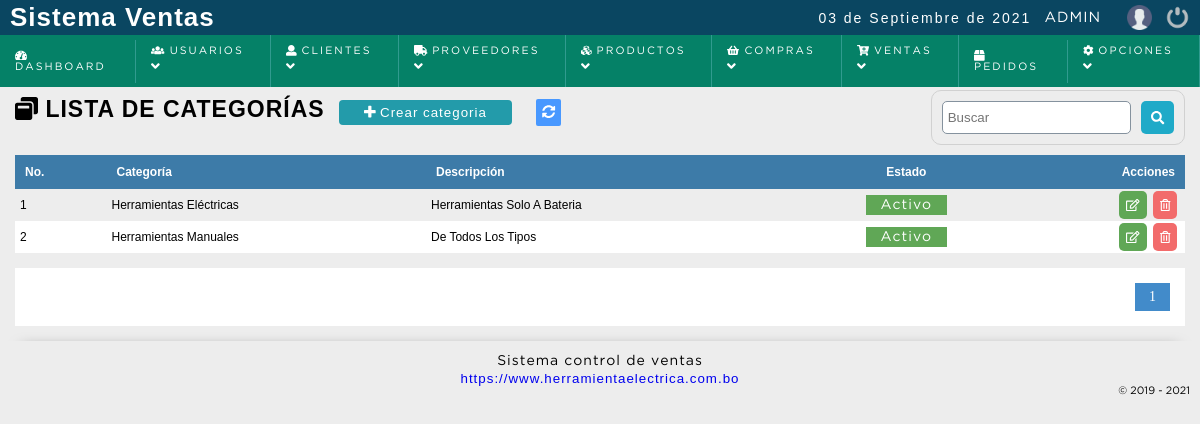
The page /sistema/categorias/categorias.php (signed in) on the database as committed earlier.
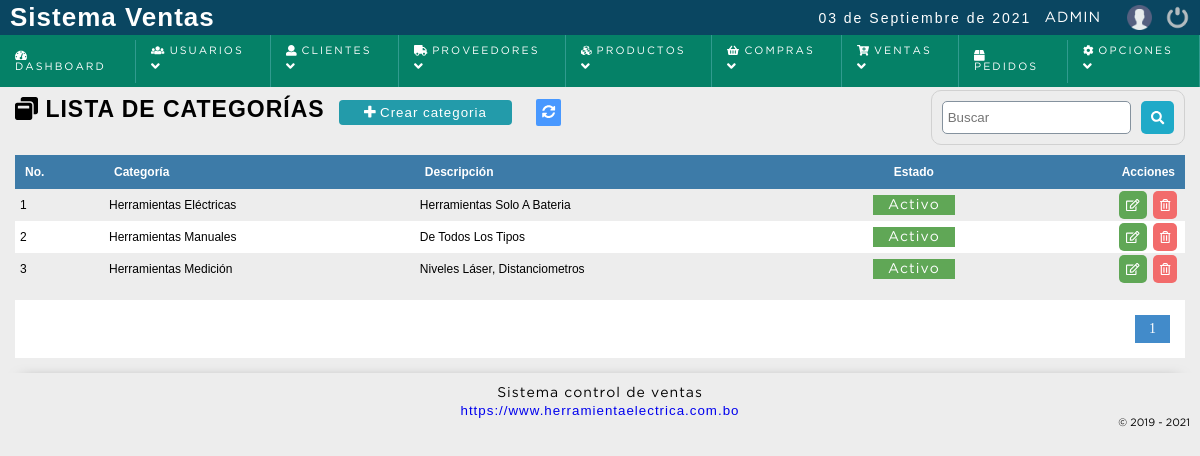
The same page on the database as committed later.
### tables this page shows
CREATE TABLE `categoria` (
  `idcategoria` bigint(20) NOT NULL,
  `categoria` varchar(100) NOT NULL,
  `descripcion` text NOT NULL,
  `subcategoria` bigint(20) NOT NULL DEFAULT 0,
  `parent_categoria` bigint(20) NOT NULL DEFAULT 0,
  `dateadd` datetime NOT NULL DEFAULT current_timestamp(),
  `usuarioid` bigint(20) NOT NULL,
  `estatus` int(11) NOT NULL DEFAULT 1
);

### sistema/includes/functions.php (called while the page is built, shortened)
<?php
	function decrypt($string, $key) {
	   $result = '';
	   $string = base64_decode($string);
	   for($i=0; $i<strlen($string); $i++) {
	      $char = substr($string, $i, 1);
	      $keychar = substr($key, ($i % strlen($key))-1, 1);
	      $char = chr(ord($char)-ord($keychar));
	      $result.=$char;
	   }
	   return $result;
	}
 ?>

### sistema/categorias/categorias.php (the view, shortened to what this page needs)
<?php
	include "../../conexion.php";
	$sql_registe = mysqli_query($conection,"SELECT COUNT(*) as total_registro FROM categoria WHERE estatus != 10 ");
	$result_register = mysqli_fetch_array($sql_registe);
	$total_registro = $result_register['total_registro'];
	$por_pagina = 150;
	if(empty($_GET['pagina']))
	{
		$pagina = 1;
	}else{
		$pagina = $_GET['pagina'];
	}
	$desde = ($pagina-1) * $por_pagina;
	$total_paginas = ceil($total_registro / $por_pagina);
	$query = mysqli_query($conection,"SELECT * FROM categoria WHERE estatus != 10 ORDER BY categoria ASC LIMIT $desde,$por_pagina
		");
 ?>
<!DOCTYPE html>
<html lang="en">
<head>
	<?php include "../includes/scripts.php"; ?>
</head>
<body>
	<?php include "../includes/header.php"; ?>
	<section id="container">
		<h1> <i class="fas fa-window-restore"></i> Lista de categorías</h1>
		<a href="#" class="btn_new btnNewCategory"><i class="fas fa-plus"></i> Crear categoria</a>
		<a href="index.php" class="btnRefresh"><i class="fas fa-sync-alt" title="Actualizar"></i></a>
		<form action="buscar_categoria.php" method="get" class="form_search">
			<input type="text" name="busqueda" id="busqueda" placeholder="Buscar">
			<button type="submit" class="btn_search"><i class="fas fa-search"></i></button>
		</form>
	<div class="containerTable">
		<table>
			<tr>
				<th>No.</th>
				<th>Categoría</th>
				<th>Descripción</th>
				<th class="textcenter">Estado</th>
				<th class="textright">Acciones</th>
			</tr>
		<?php
			if($result > 0){
				$c = 1;
				while ($data = mysqli_fetch_array($query)) {
					if($data["estatus"] == 1){
						$estatusCategoria = '<span title="Desactivar Marca" class="pagada activeUser" estado="'.$data["estatus"].'" onclick="modalActiveCategoria('.$data["idcategoria"].');">Activo</span>';
					}else{
						$estatusCategoria = '<span title="Activar Marca" class="anulada activeUser" estado="'.$data["estatus"].'" onclick="modalActiveCategoria('.$data["idcategoria"].');">Inactivo</span>';
					}
			?>
				<tr id="item_<?php echo $data["idcategoria"]; ?>" >
					<td><?php echo $c; ?></td>
					<td class="rowCategoria"><?php echo $data["categoria"]; ?></td>
					<td class="rowDescripcion"><?php echo $data["descripcion"]; ?></td>
					<td class="rowEstado textcenter"><?php echo $estatusCategoria; ?></td>
					<td class="textright">
						<div class="div_acciones">
							<div>
								<a class="btn_edit btnEditCategoria" href="#"><i class="far fa-edit"></i> </a>
							</div>
							<div>
								<a class="btn_del btnDelCategoria" href="#" title="Eliminar"><i class="far fa-trash-alt"></i></a>
							</div>
						</div>
					</td>
				</tr>
		<?php
					$c++;
				}
			}else{
				echo '<tr><td colspan="5" align="center"><p><strong>No hay datos para mostrar</strong></p></td></tr>';
			}
		 ?>
		</table>
	</div>
<?php
	if($total_registro != 0)
	{
 ?>
		<div class="paginador">
			<ul>
			<?php
				for ($i=1; $i <= $total_paginas; $i++) {
					if($i == $pagina)
					{
						echo '<li class="pageSelected">'.$i.'</li>';
					}else{
						echo '<li><a href="?pagina='.$i.'">'.$i.'</a></li>';
					}
				}
			 ?>
			</ul>
		</div>
<?php } ?>
	</section>
	<?php include "../includes/footer.php"; ?>
</body>
</html>

Rows that differ between the two databases and show on the page:
added categoria: categoria "Herramientas Medición", descripcion "Niveles Láser, Distanciometros"
